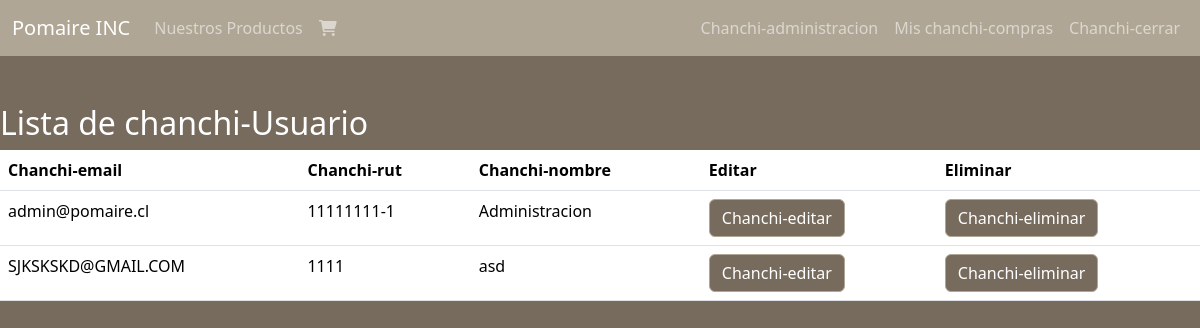
The app's page /dashboard/usuarios (signed in), older data.
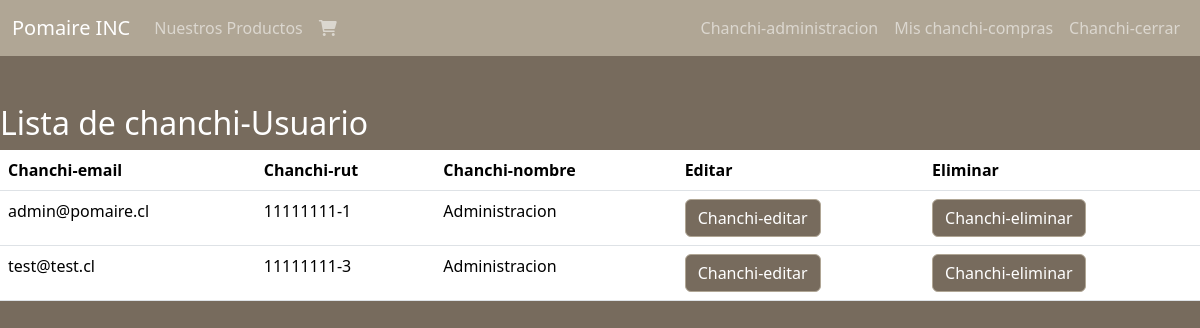
The same page, newer data.
### pagina/models.py (models this page shows)
class Usuario (AbstractBaseUser, PermissionsMixin):
    email = models.EmailField(unique=True)
    rut = models.CharField(max_length=10,unique=True,primary_key=True,verbose_name='Rut')
    nombre = models.CharField(max_length=250)
    is_staff = models.BooleanField(default=False)
    is_active = models.BooleanField(default=True)
    is_superuser = models.BooleanField(default=False)
    objects = CustomUserManager()
    USERNAME_FIELD = 'email'
    EMAIL_FIELD = 'email'
    REQUIRED_FIELDS = []
    class Meta:
        verbose_name = 'User'
        verbose_name_plural = 'Users'

### pagina/views.py (the view)
# urls.py: path('dashboard/usuarios',usuarios,name="usuarios"),
@login_required
@permission_required("pagina.view_user",raise_exception=True)
def usuarios(request):
    usuario = Usuario.objects.all()
    context = {'usuarios': usuario}
    return render(request,"core/usuarios.html",context)

### pagina/templates/core/usuarios.html
{% extends "core/template.html" %}
{% load static %}
{% block content %}
<h2 class="mt-5 titulo-blanco text-white">Lista de chanchi-Usuario</h2>
<table class="table tabla-pedidos">
    <thead>
        <tr>
            <th class="subtitulo-blanco">Chanchi-email</th>
            <th class="subtitulo-blanco">Chanchi-rut</th>
            <th class="subtitulo-blanco">Chanchi-nombre</th>
            <th>Editar</th>
            <th>Eliminar</th>
        </tr>
    </thead>
    <tbody>
        {% for usuario in usuarios %}
        <tr>
            <td>{{usuario.email}}</td>
            <td>{{usuario.rut}}</td>
            <td>{{usuario.nombre}}</td>
            <td><a class="btn btn-primary" href="{%url 'editarUsuario' usuario.rut %}">Chanchi-editar</a></td>
            <td><a class="btn btn-primary" href="{%url 'eliminarUsuario' usuario.rut %}">Chanchi-eliminar</a></td>
        </tr>
        {% endfor %}
    </tbody>
</table>
{% endblock content %}

Row changes from the older to the newer data that the page shows:
removed Usuario: email "SJKSKSKD@GMAIL.COM", rut "1111", nombre "asd"
added Usuario: email "test@test.cl", rut "11111111-3", nombre "Administracion"
